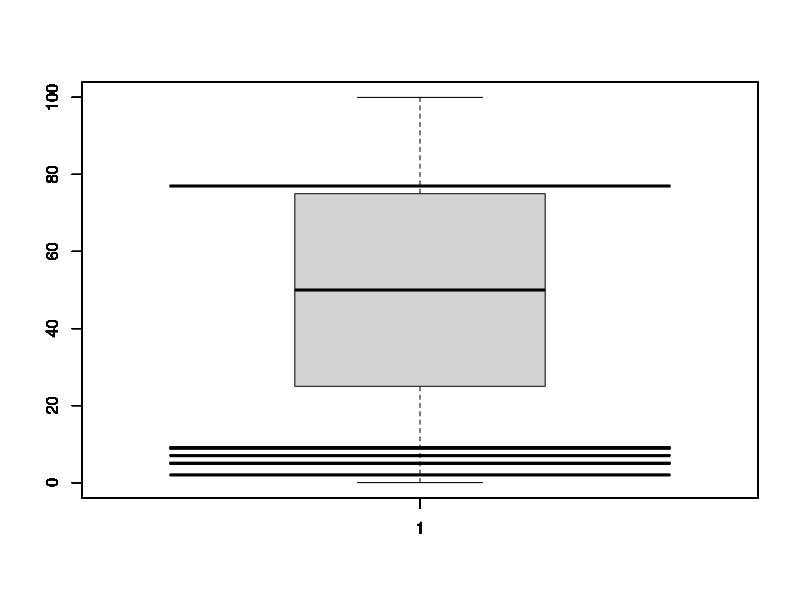

Write R code to recreate this figure.
f <- function(){
  e1 <- new.env(parent = baseenv())
  assign("x", c(read.table("1.txt", sep = ",", header = FALSE)), envir = e1)
  
  e2 <- new.env(parent = baseenv())
  assign("x", c(read.table("2.txt", sep = ",", header = FALSE)), envir = e2)

  e3 <- new.env(parent = baseenv())
  assign("x", c(read.table("3.txt", sep = ",", header = FALSE)), envir = e3)

  e4 <- new.env(parent = baseenv())
  assign("x", c(read.table("4.txt", sep = ",", header = FALSE)), envir = e4)

  e5 <- new.env(parent = baseenv())
  assign("x", c(read.table("5.txt", sep = ",", header = FALSE)), envir = e5)

  
  boxplot(c(0:100))
  for (i in c(get("x", envir = e1),
              get("x", envir = e2),
              get("x", envir = e3),
              get("x", envir = e4),
              get("x", envir = e5))) boxplot(i, 0.1, add = T)
  
  w<-data.frame(get("x", envir = e1),
                get("x", envir = e2),
                get("x", envir = e3),
                get("x", envir = e4),
                get("x", envir = e5))
  w
  
}

f()
